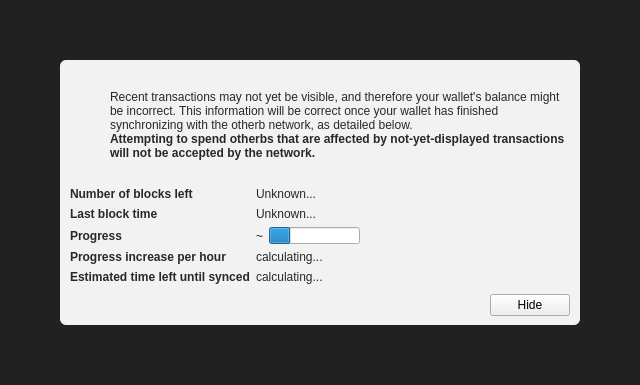
<?xml version="1.0" encoding="UTF-8"?>
<ui version="4.0">
 <class>ModalOverlay</class>
 <widget class="ModalOverlay" name="ModalOverlay">
  <property name="geometry">
   <rect>
    <x>0</x>
    <y>0</y>
    <width>640</width>
    <height>385</height>
   </rect>
  </property>
  <property name="windowTitle">
   <string>Form</string>
  </property>
  <layout class="QVBoxLayout" name="verticalLayout" stretch="0">
   <property name="sizeConstraint">
    <enum>QLayout::SetDefaultConstraint</enum>
   </property>
   <property name="leftMargin">
    <number>0</number>
   </property>
   <property name="topMargin">
    <number>0</number>
   </property>
   <property name="rightMargin">
    <number>0</number>
   </property>
   <property name="bottomMargin">
    <number>0</number>
   </property>
   <item>
    <widget class="QWidget" name="bgWidget" native="true">
     <property name="styleSheet">
      <string notr="true">#bgWidget { background: rgba(0,0,0,220); }</string>
     </property>
     <layout class="QVBoxLayout" name="verticalLayoutMain" stretch="1">
      <property name="leftMargin">
       <number>60</number>
      </property>
      <property name="topMargin">
       <number>60</number>
      </property>
      <property name="rightMargin">
       <number>60</number>
      </property>
      <property name="bottomMargin">
       <number>60</number>
      </property>
      <item>
       <widget class="QWidget" name="contentWidget" native="true">
        <property name="styleSheet">
         <string notr="true">#contentWidget { background: rgba(255,255,255,240); border-radius: 6px; }

QLabel { color: rgb(40,40,40);  }</string>
        </property>
        <layout class="QVBoxLayout" name="verticalLayoutSub" stretch="1,0,0,0">
         <property name="spacing">
          <number>0</number>
         </property>
         <property name="leftMargin">
          <number>10</number>
         </property>
         <property name="topMargin">
          <number>10</number>
         </property>
         <property name="rightMargin">
          <number>10</number>
         </property>
         <property name="bottomMargin">
          <number>10</number>
         </property>
         <item>
          <layout class="QHBoxLayout" name="horizontalLayoutIconText" stretch="0,1">
           <property name="topMargin">
            <number>20</number>
           </property>
           <item>
            <layout class="QVBoxLayout" name="verticalLayoutIcon">
             <property name="leftMargin">
              <number>0</number>
             </property>
             <item>
              <widget class="QPushButton" name="warningIcon">
               <property name="enabled">
                <bool>false</bool>
               </property>
               <property name="text">
                <string/>
               </property>
               <property name="icon">
                <iconset>
                 <normaloff>:/icons/warning</normaloff>
                 <disabledoff>:/icons/warning</disabledoff>:/icons/warning</iconset>
               </property>
               <property name="iconSize">
                <size>
                 <width>48</width>
                 <height>48</height>
                </size>
               </property>
               <property name="flat">
                <bool>true</bool>
               </property>
              </widget>
             </item>
             <item>
              <spacer name="verticalSpacerWarningIcon">
               <property name="orientation">
                <enum>Qt::Vertical</enum>
               </property>
               <property name="sizeHint" stdset="0">
                <size>
                 <width>20</width>
                 <height>40</height>
                </size>
               </property>
              </spacer>
             </item>
            </layout>
           </item>
           <item>
            <layout class="QVBoxLayout" name="verticalLayoutInfoText">
             <property name="leftMargin">
              <number>0</number>
             </property>
             <property name="topMargin">
              <number>0</number>
             </property>
             <item>
              <widget class="QLabel" name="infoText">
               <property name="text">
                <string>Recent transactions may not yet be visible, and therefore your wallet's balance might be incorrect. This information will be correct once your wallet has finished synchronizing with the otherb network, as detailed below.</string>
               </property>
               <property name="textFormat">
                <enum>Qt::RichText</enum>
               </property>
               <property name="wordWrap">
                <bool>true</bool>
               </property>
              </widget>
             </item>
             <item>
              <widget class="QLabel" name="infoTextStrong">
               <property name="font">
                <font>
                 <weight>75</weight>
                 <bold>true</bold>
                </font>
               </property>
               <property name="text">
                <string>Attempting to spend otherbs that are affected by not-yet-displayed transactions will not be accepted by the network.</string>
               </property>
               <property name="textFormat">
                <enum>Qt::RichText</enum>
               </property>
               <property name="wordWrap">
                <bool>true</bool>
               </property>
              </widget>
             </item>
             <item>
              <spacer name="verticalSpacerInTextSpace">
               <property name="orientation">
                <enum>Qt::Vertical</enum>
               </property>
               <property name="sizeHint" stdset="0">
                <size>
                 <width>20</width>
                 <height>40</height>
                </size>
               </property>
              </spacer>
             </item>
            </layout>
           </item>
          </layout>
         </item>
         <item>
          <spacer name="verticalSpacerAfterText">
           <property name="orientation">
            <enum>Qt::Vertical</enum>
           </property>
           <property name="sizeHint" stdset="0">
            <size>
             <width>20</width>
             <height>40</height>
            </size>
           </property>
          </spacer>
         </item>
         <item>
          <layout class="QFormLayout" name="formLayout">
           <property name="fieldGrowthPolicy">
            <enum>QFormLayout::FieldsStayAtSizeHint</enum>
           </property>
           <property name="horizontalSpacing">
            <number>6</number>
           </property>
           <property name="verticalSpacing">
            <number>6</number>
           </property>
           <property name="topMargin">
            <number>10</number>
           </property>
           <item row="0" column="0">
            <widget class="QLabel" name="labelNumberOfBlocksLeft">
             <property name="font">
              <font>
               <weight>75</weight>
               <bold>true</bold>
              </font>
             </property>
             <property name="text">
              <string>Number of blocks left</string>
             </property>
            </widget>
           </item>
           <item row="0" column="1">
            <widget class="QLabel" name="numberOfBlocksLeft">
             <property name="text">
              <string>Unknown...</string>
             </property>
            </widget>
           </item>
           <item row="1" column="0">
            <widget class="QLabel" name="labelLastBlockTime">
             <property name="font">
              <font>
               <weight>75</weight>
               <bold>true</bold>
              </font>
             </property>
             <property name="text">
              <string>Last block time</string>
             </property>
            </widget>
           </item>
           <item row="1" column="1">
            <widget class="QLabel" name="newestBlockDate">
             <property name="sizePolicy">
              <sizepolicy hsizetype="Maximum" vsizetype="Preferred">
               <horstretch>0</horstretch>
               <verstretch>0</verstretch>
              </sizepolicy>
             </property>
             <property name="text">
              <string>Unknown...</string>
             </property>
            </widget>
           </item>
           <item row="2" column="0">
            <widget class="QLabel" name="labelSyncDone">
             <property name="font">
              <font>
               <weight>75</weight>
               <bold>true</bold>
              </font>
             </property>
             <property name="text">
              <string>Progress</string>
             </property>
            </widget>
           </item>
           <item row="2" column="1">
            <layout class="QHBoxLayout" name="horizontalLayoutSync" stretch="0,1">
             <item>
              <widget class="QLabel" name="percentageProgress">
               <property name="text">
                <string notr="true">~</string>
               </property>
              </widget>
             </item>
             <item>
              <widget class="QProgressBar" name="progressBar">
               <property name="value">
                <number>24</number>
               </property>
               <property name="format">
                <string/>
               </property>
              </widget>
             </item>
            </layout>
           </item>
           <item row="4" column="0">
            <widget class="QLabel" name="labelProgressIncrease">
             <property name="font">
              <font>
               <weight>75</weight>
               <bold>true</bold>
              </font>
             </property>
             <property name="text">
              <string>Progress increase per hour</string>
             </property>
            </widget>
           </item>
           <item row="4" column="1">
            <widget class="QLabel" name="progressIncreasePerH">
             <property name="text">
              <string>calculating...</string>
             </property>
            </widget>
           </item>
           <item row="5" column="0">
            <widget class="QLabel" name="labelEstimatedTimeLeft">
             <property name="font">
              <font>
               <weight>75</weight>
               <bold>true</bold>
              </font>
             </property>
             <property name="text">
              <string>Estimated time left until synced</string>
             </property>
            </widget>
           </item>
           <item row="5" column="1">
            <widget class="QLabel" name="expectedTimeLeft">
             <property name="text">
              <string>calculating...</string>
             </property>
            </widget>
           </item>
          </layout>
         </item>
         <item>
          <layout class="QHBoxLayout" name="horizontalLayoutButtons">
           <property name="leftMargin">
            <number>10</number>
           </property>
           <property name="topMargin">
            <number>10</number>
           </property>
           <item>
            <spacer name="horizontalSpacer">
             <property name="orientation">
              <enum>Qt::Horizontal</enum>
             </property>
             <property name="sizeHint" stdset="0">
              <size>
               <width>40</width>
               <height>20</height>
              </size>
             </property>
            </spacer>
           </item>
           <item>
            <widget class="QPushButton" name="closeButton">
             <property name="text">
              <string>Hide</string>
             </property>
            </widget>
           </item>
          </layout>
         </item>
        </layout>
       </widget>
      </item>
     </layout>
    </widget>
   </item>
  </layout>
 </widget>
 <customwidgets>
  <customwidget>
   <class>ModalOverlay</class>
   <extends>QWidget</extends>
   <header>modaloverlay.h</header>
   <container>1</container>
  </customwidget>
 </customwidgets>
 <resources/>
 <connections/>
</ui>
